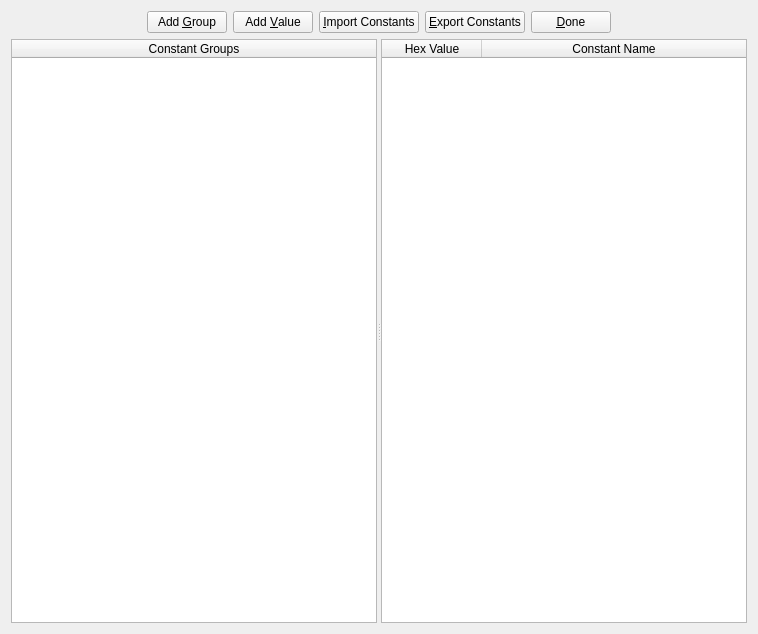
<?xml version="1.0" encoding="UTF-8"?>
<ui version="4.0">
 <class>constantsManager</class>
 <widget class="QDialog" name="constantsManager">
  <property name="geometry">
   <rect>
    <x>0</x>
    <y>0</y>
    <width>758</width>
    <height>634</height>
   </rect>
  </property>
  <property name="windowTitle">
   <string>Dialog</string>
  </property>
  <layout class="QVBoxLayout" name="verticalLayout">
   <item>
    <layout class="QHBoxLayout" name="buttonsLayout">
     <item>
      <spacer name="horizontalSpacer">
       <property name="orientation">
        <enum>Qt::Horizontal</enum>
       </property>
       <property name="sizeHint" stdset="0">
        <size>
         <width>40</width>
         <height>20</height>
        </size>
       </property>
      </spacer>
     </item>
     <item>
      <widget class="QPushButton" name="buttonAddGroup">
       <property name="focusPolicy">
        <enum>Qt::NoFocus</enum>
       </property>
       <property name="text">
        <string>Add &amp;Group</string>
       </property>
       <property name="icon">
        <iconset resource="frida.qrc">
         <normaloff>:/icons/document-edit.png</normaloff>:/icons/document-edit.png</iconset>
       </property>
      </widget>
     </item>
     <item>
      <widget class="QPushButton" name="buttonAddValue">
       <property name="focusPolicy">
        <enum>Qt::NoFocus</enum>
       </property>
       <property name="text">
        <string>Add &amp;Value</string>
       </property>
       <property name="icon">
        <iconset resource="frida.qrc">
         <normaloff>:/icons/document-edit.png</normaloff>:/icons/document-edit.png</iconset>
       </property>
      </widget>
     </item>
     <item>
      <widget class="QPushButton" name="buttonImport">
       <property name="focusPolicy">
        <enum>Qt::NoFocus</enum>
       </property>
       <property name="text">
        <string>&amp;Import Constants</string>
       </property>
       <property name="icon">
        <iconset resource="frida.qrc">
         <normaloff>:/icons/document-import.png</normaloff>:/icons/document-import.png</iconset>
       </property>
      </widget>
     </item>
     <item>
      <widget class="QPushButton" name="buttonExport">
       <property name="focusPolicy">
        <enum>Qt::NoFocus</enum>
       </property>
       <property name="text">
        <string>&amp;Export Constants</string>
       </property>
       <property name="icon">
        <iconset resource="frida.qrc">
         <normaloff>:/icons/document-export.png</normaloff>:/icons/document-export.png</iconset>
       </property>
      </widget>
     </item>
     <item>
      <widget class="QPushButton" name="buttonDone">
       <property name="focusPolicy">
        <enum>Qt::NoFocus</enum>
       </property>
       <property name="text">
        <string>&amp;Done</string>
       </property>
       <property name="icon">
        <iconset resource="frida.qrc">
         <normaloff>:/icons/document-close.png</normaloff>:/icons/document-close.png</iconset>
       </property>
      </widget>
     </item>
     <item>
      <spacer name="horizontalSpacer_2">
       <property name="orientation">
        <enum>Qt::Horizontal</enum>
       </property>
       <property name="sizeHint" stdset="0">
        <size>
         <width>40</width>
         <height>20</height>
        </size>
       </property>
      </spacer>
     </item>
    </layout>
   </item>
   <item>
    <widget class="QSplitter" name="splitter">
     <property name="sizePolicy">
      <sizepolicy hsizetype="Expanding" vsizetype="Expanding">
       <horstretch>0</horstretch>
       <verstretch>0</verstretch>
      </sizepolicy>
     </property>
     <property name="orientation">
      <enum>Qt::Horizontal</enum>
     </property>
     <widget class="QWidget" name="layoutWidget1">
      <layout class="QVBoxLayout" name="verticalGroups">
       <item>
        <widget class="QTableWidget" name="tableGroups">
         <property name="contextMenuPolicy">
          <enum>Qt::ActionsContextMenu</enum>
         </property>
         <property name="editTriggers">
          <set>QAbstractItemView::DoubleClicked</set>
         </property>
         <property name="selectionMode">
          <enum>QAbstractItemView::SingleSelection</enum>
         </property>
         <property name="columnCount">
          <number>1</number>
         </property>
         <attribute name="horizontalHeaderVisible">
          <bool>true</bool>
         </attribute>
         <attribute name="horizontalHeaderStretchLastSection">
          <bool>true</bool>
         </attribute>
         <attribute name="verticalHeaderVisible">
          <bool>false</bool>
         </attribute>
         <attribute name="verticalHeaderDefaultSectionSize">
          <number>21</number>
         </attribute>
         <column>
          <property name="text">
           <string>Constant Groups</string>
          </property>
         </column>
        </widget>
       </item>
      </layout>
     </widget>
     <widget class="QWidget" name="layoutWidget2">
      <layout class="QVBoxLayout" name="verticalValues">
       <item>
        <widget class="QTableWidget" name="tableValues">
         <property name="contextMenuPolicy">
          <enum>Qt::ActionsContextMenu</enum>
         </property>
         <property name="editTriggers">
          <set>QAbstractItemView::DoubleClicked</set>
         </property>
         <property name="selectionMode">
          <enum>QAbstractItemView::SingleSelection</enum>
         </property>
         <property name="columnCount">
          <number>2</number>
         </property>
         <attribute name="horizontalHeaderVisible">
          <bool>true</bool>
         </attribute>
         <attribute name="horizontalHeaderStretchLastSection">
          <bool>true</bool>
         </attribute>
         <attribute name="verticalHeaderDefaultSectionSize">
          <number>21</number>
         </attribute>
         <column>
          <property name="text">
           <string>Hex Value</string>
          </property>
         </column>
         <column>
          <property name="text">
           <string>Constant Name</string>
          </property>
         </column>
        </widget>
       </item>
      </layout>
     </widget>
    </widget>
   </item>
  </layout>
  <action name="actionDeleteGroup">
   <property name="text">
    <string>Delete Constant Group</string>
   </property>
   <property name="shortcut">
    <string>Ctrl+Del</string>
   </property>
  </action>
  <action name="actionDeleteValue">
   <property name="text">
    <string>Delete Constant Value</string>
   </property>
   <property name="shortcut">
    <string>Del</string>
   </property>
  </action>
 </widget>
 <resources>
  <include location="frida.qrc"/>
 </resources>
 <connections>
  <connection>
   <sender>actionDeleteGroup</sender>
   <signal>triggered()</signal>
   <receiver>constantsManager</receiver>
   <slot>actionDeleteGroup()</slot>
   <hints>
    <hint type="sourcelabel">
     <x>-1</x>
     <y>-1</y>
    </hint>
    <hint type="destinationlabel">
     <x>378</x>
     <y>316</y>
    </hint>
   </hints>
  </connection>
  <connection>
   <sender>actionDeleteValue</sender>
   <signal>triggered()</signal>
   <receiver>constantsManager</receiver>
   <slot>actionDeleteValue()</slot>
   <hints>
    <hint type="sourcelabel">
     <x>-1</x>
     <y>-1</y>
    </hint>
    <hint type="destinationlabel">
     <x>378</x>
     <y>316</y>
    </hint>
   </hints>
  </connection>
 </connections>
 <slots>
  <slot>actionDeleteGroup()</slot>
  <slot>actionDeleteValue()</slot>
 </slots>
</ui>
